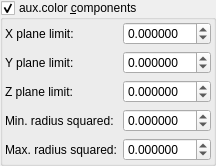
    <widget class="MyGroupBox" name="groupCheck_fold_color_aux_color_enabled_false">
     <property name="font">
      <font>
       <weight>50</weight>
       <bold>false</bold>
      </font>
     </property>
     <property name="title">
      <string>aux.color &amp;components</string>
     </property>
     <property name="checkable">
      <bool>true</bool>
     </property>
     <layout class="QVBoxLayout" name="verticalLayout_10">
      <property name="leftMargin">
       <number>2</number>
      </property>
      <property name="topMargin">
       <number>2</number>
      </property>
      <property name="rightMargin">
       <number>2</number>
      </property>
      <property name="bottomMargin">
       <number>2</number>
      </property>
      <item>
       <layout class="QGridLayout" name="gridLayout_20" columnstretch="0,1">
        <item row="1" column="0">
         <widget class="QLabel" name="label_29">
          <property name="text">
           <string>X plane limit:</string>
          </property>
         </widget>
        </item>
        <item row="4" column="1">
         <widget class="MyDoubleSpinBox" name="spinbox_mandelbox_color_Sp1">
          <property name="sizePolicy">
           <sizepolicy hsizetype="Minimum" vsizetype="Maximum">
            <horstretch>0</horstretch>
            <verstretch>0</verstretch>
           </sizepolicy>
          </property>
          <property name="prefix">
           <string/>
          </property>
          <property name="decimals">
           <number>6</number>
          </property>
          <property name="minimum">
           <double>-99.989999999999995</double>
          </property>
          <property name="singleStep">
           <double>0.100000000000000</double>
          </property>
         </widget>
        </item>
        <item row="3" column="1">
         <widget class="MyDoubleSpinBox" name="spinbox3_mandelbox_color_z">
          <property name="sizePolicy">
           <sizepolicy hsizetype="Minimum" vsizetype="Maximum">
            <horstretch>0</horstretch>
            <verstretch>0</verstretch>
           </sizepolicy>
          </property>
          <property name="prefix">
           <string/>
          </property>
          <property name="suffix">
           <string/>
          </property>
          <property name="decimals">
           <number>6</number>
          </property>
          <property name="minimum">
           <double>-99.989999999999995</double>
          </property>
          <property name="maximum">
           <double>99.989999999999995</double>
          </property>
          <property name="singleStep">
           <double>0.100000000000000</double>
          </property>
         </widget>
        </item>
        <item row="2" column="1">
         <widget class="MyDoubleSpinBox" name="spinbox3_mandelbox_color_y">
          <property name="sizePolicy">
           <sizepolicy hsizetype="Minimum" vsizetype="Maximum">
            <horstretch>0</horstretch>
            <verstretch>0</verstretch>
           </sizepolicy>
          </property>
          <property name="prefix">
           <string/>
          </property>
          <property name="suffix">
           <string/>
          </property>
          <property name="decimals">
           <number>6</number>
          </property>
          <property name="minimum">
           <double>-99.989999999999995</double>
          </property>
          <property name="maximum">
           <double>99.989999999999995</double>
          </property>
          <property name="singleStep">
           <double>0.100000000000000</double>
          </property>
         </widget>
        </item>
        <item row="5" column="0">
         <widget class="QLabel" name="label_37">
          <property name="text">
           <string>Max. radius squared:</string>
          </property>
         </widget>
        </item>
        <item row="4" column="0">
         <widget class="QLabel" name="label_36">
          <property name="text">
           <string>Min. radius squared:</string>
          </property>
         </widget>
        </item>
        <item row="2" column="0">
         <widget class="QLabel" name="label_35">
          <property name="text">
           <string>Y plane limit:</string>
          </property>
         </widget>
        </item>
        <item row="1" column="1">
         <widget class="MyDoubleSpinBox" name="spinbox3_mandelbox_color_x">
          <property name="sizePolicy">
           <sizepolicy hsizetype="Minimum" vsizetype="Maximum">
            <horstretch>0</horstretch>
            <verstretch>0</verstretch>
           </sizepolicy>
          </property>
          <property name="prefix">
           <string/>
          </property>
          <property name="suffix">
           <string/>
          </property>
          <property name="decimals">
           <number>6</number>
          </property>
          <property name="minimum">
           <double>-99.989999999999995</double>
          </property>
          <property name="maximum">
           <double>99.989999999999995</double>
          </property>
          <property name="singleStep">
           <double>0.100000000000000</double>
          </property>
         </widget>
        </item>
        <item row="5" column="1">
         <widget class="MyDoubleSpinBox" name="spinbox_mandelbox_color_Sp2">
          <property name="sizePolicy">
           <sizepolicy hsizetype="Minimum" vsizetype="Maximum">
            <horstretch>0</horstretch>
            <verstretch>0</verstretch>
           </sizepolicy>
          </property>
          <property name="prefix">
           <string/>
          </property>
          <property name="decimals">
           <number>6</number>
          </property>
          <property name="minimum">
           <double>-99.989999999999995</double>
          </property>
          <property name="singleStep">
           <double>0.100000000000000</double>
          </property>
         </widget>
        </item>
        <item row="3" column="0">
         <widget class="QLabel" name="label_34">
          <property name="text">
           <string>Z plane limit:</string>
          </property>
         </widget>
        </item>
       </layout>
      </item>
     </layout>
    </widget>
